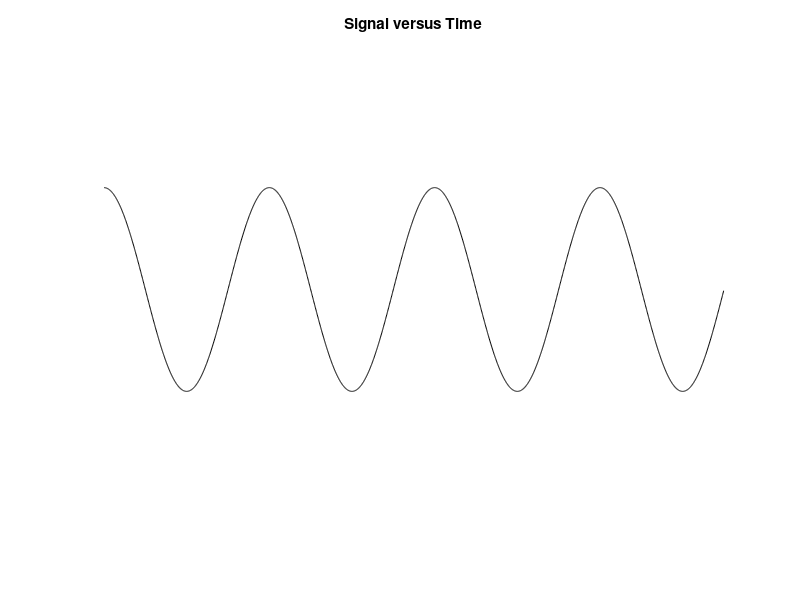

The MATLAB script that drew this image: (Note: this script raises an error after producing the figure.)
function bmp_sinewave_1d

%% Time specifications:
   Fs = 8000;                   % samples per second
   dt = 1/Fs;                   % seconds per sample
   StopTime = 0.25;             % seconds
   t = (0:dt:StopTime-dt)';     % seconds
   %% Sine wave:
   Fc1 = 15;                     % hertz
   A1 = 1; %amplitude
   Fc2 = 41;
   A2 = 0;
   Fc3 = 358;
   A3 = 0;
   x =  (A1* cos(2*pi*Fc1*t)) +  (A2* cos(2*pi*Fc2*t))+ (A3*   cos(2*pi*Fc3*t));

   mx = max(x(:));
   mn = min(x(:));
   x = x  / (mx-mn);
   % Plot the signal versus time:
   figure;
    set(gcf, 'color', [1 1 1])
   plothandle = plot(t,x );
   set( plothandle, 'Color', [ 0, 0, 0 ] );  % plot color to black
      %set(gca,'Color',[1 1 1]);
   xlabel('time (in seconds)');
   title('Signal versus Time');
   %zoom xon;
   %axis off
   axis([0,StopTime,-1.2,1.2])
axis off
set(gcf, 'Position', [30 30 800 300])
set(gca,'pos', [0 0 1 1]); 
   %set(gca,'pos', [0 0 1 1]); 
 
